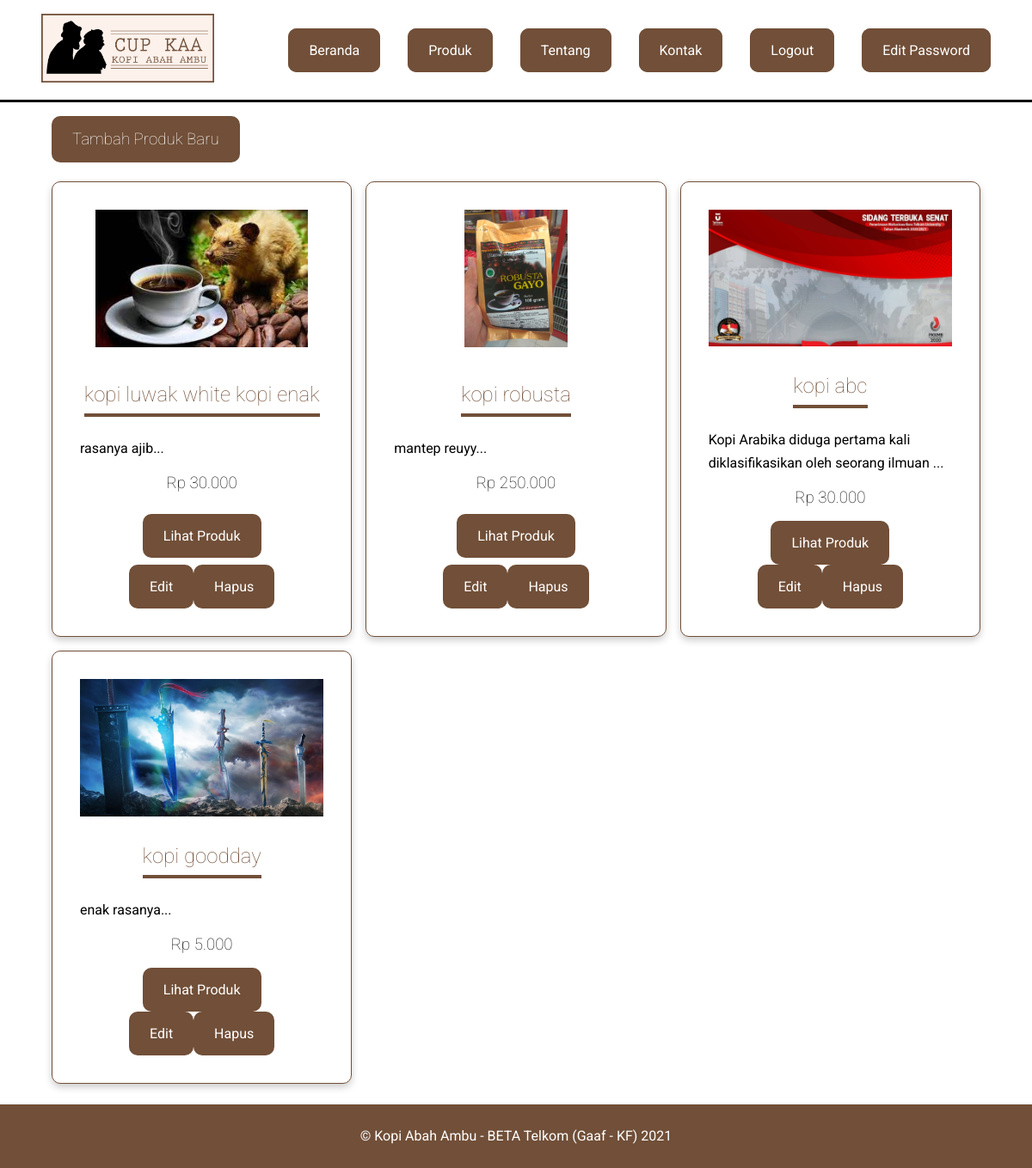
The app's page /admin/produklist_admin.php (signed in) with its own data.
### tables this page shows
CREATE TABLE `produk` (
  `idproduk` int(11) NOT NULL,
  `namaproduk` varchar(100) NOT NULL,
  `komposisi` text NOT NULL,
  `gambar` varchar(100) NOT NULL,
  `deskripsi` text NOT NULL,
  `harga` int(11) NOT NULL
);

### script/koneksi.php (called while the page is built, shortened)
<?php
function rupiah($angka)
{
    $hasil_rupiah = "Rp " . number_format($angka, 0, ',', '.');
    return $hasil_rupiah;
}

### admin/produklist_admin.php (the view, shortened to what this page needs)
<?php
require_once "../view/header_admin.php";
include '../script/koneksi.php';
?>
<div class="main-container">
  <h3 style="font-weight:lighter; margin: 0 auto; width: 100%;"> <a href="tambah_produk.php" class="link">Tambah Produk Baru</a> </h3>
  <br><br>
  <div class="grid produk-list">
    <?php
    $query = "SELECT * FROM produk ORDER BY idproduk ASC";
    $result = mysqli_query($conn, $query);
    if (mysqli_num_rows($result) > 0) {
      while ($row = mysqli_fetch_assoc($result)) {
    ?>
        <div class="produk-item card flex">
          <img class="thumb" src="../dist/img/gambar_produk/<?php echo $row['gambar']; ?>" alt="">
          <h2> <?php echo $row['namaproduk']; ?> </h2>
          <p><?php echo substr($row['deskripsi'], 0, 70) ?>...</p>
          <h3><?php echo rupiah($row['harga']); ?></h3>
          <a href="produk_admin.php?idproduk=<?php echo $row['idproduk']; ?>" class=" link">Lihat Produk</a>
          <form action="" class="flex form">
            <a href="produk_edit.php?idproduk=<?php echo $row['idproduk']; ?>" class="link"> Edit </a>
            <a href="proses_hapus_produk.php?idproduk=<?php echo $row['idproduk']; ?>" class="link" onclick="return confirm('Anda yakin akan menghapus data ini?')"> Hapus </a>
          </form>
        </div>
      <?php
      }
    } else { ?>
      <h2 align="center">Tidak Ada Produk</h2>
    <?php } ?>
  </div>
</div>
<?php
require_once "../view/footer_admin.php";
?>

### records on screen
produk: gambar (picture), namaproduk "kopi luwak white kopi enak", deskripsi "rasanya ajib", harga "Rp 30.000"
produk: gambar (picture), namaproduk "kopi robusta", deskripsi "mantep reuyy", harga "Rp 250.000"
produk: gambar (picture), namaproduk "kopi abc", deskripsi "Kopi Arabika diduga pertama kali diklasifikasikan oleh seorang ilmuan", harga "Rp 30.000"
produk: gambar (picture), namaproduk "kopi goodday", deskripsi "enak rasanya", harga "Rp 5.000"
